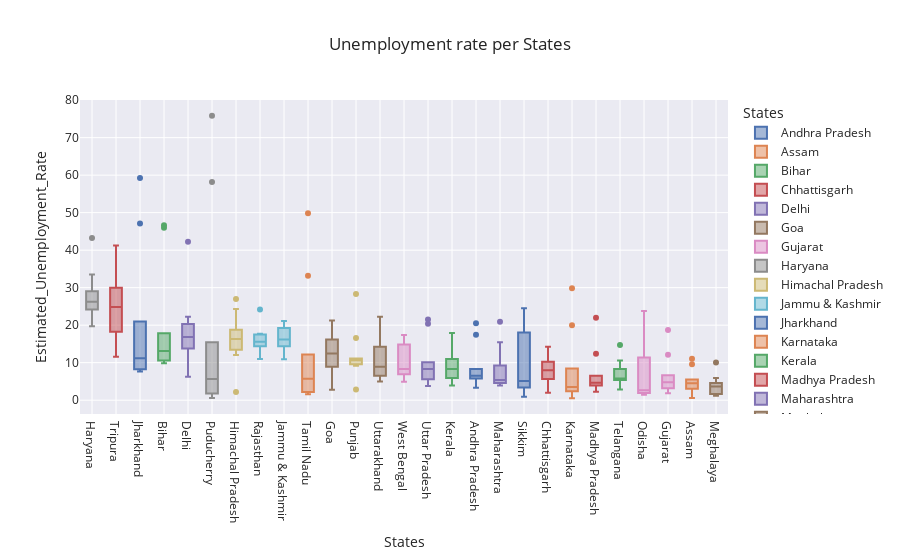

The notebook cell saved with this chart:
### Code cell
#Boxplot of Unemployment rate per States
fig = px.box(df1, x='States', y='Estimated_Unemployment_Rate', color='States', title='Unemployment rate per States', template='seaborn')

# Updating the x-axis category order to be in descending total
fig.update_layout(xaxis={'categoryorder': 'total descending'})
fig.show()

### Figure 1 — Plotly figure (JSON) as saved in the notebook; plotly's stock layout.template omitted (floating-point values rounded to 4 significant figures)
{"data": [{"alignmentgroup": "True", "hovertemplate": "States=%{x}<br>Estimated_Unemployment_Rate=%{y}<extra></extra>", "legendgroup": "Andhra Pradesh", "marker": {"color": "rgb(76,114,176)"}, "name": "Andhra Pradesh", "notched": false, "offsetgroup": "Andhra Pradesh", "orientation": "v", "showlegend": true, "type": "box", "x": ["Andhra Pradesh", "Andhra Pradesh", "Andhra Pradesh", "Andhra Pradesh", "Andhra Pradesh", "Andhra Pradesh", "Andhra Pradesh", "Andhra Pradesh", "Andhra Pradesh", "Andhra Pradesh"], "x0": " ", "xaxis": "x", "y": [5.48, 5.83, 5.79, 20.51, 17.43, 3.31, 8.34, 6.96, 6.4, 6.59], "y0": " ", "yaxis": "y"}, {"alignmentgroup": "True", "hovertemplate": "States=%{x}<br>Estimated_Unemployment_Rate=%{y}<extra></extra>", "legendgroup": "Assam", "marker": {"color": "rgb(221,132,82)"}, "name": "Assam", "notched": false, "offsetgroup": "Assam", "orientation": "v", "showlegend": true, "type": "box", "x": ["Assam", "Assam", "Assam", "Assam", "Assam", "Assam", "Assam", "Assam", "Assam", "Assam"], "x0": " ", "xaxis": "x", "y": [4.66, 4.41, 4.77, 11.06, 9.55, 0.6, 3.77, 5.53, 1.19, 3.02], "y0": " ", "yaxis": "y"}, {"alignmentgroup": "True", "hovertemplate": "States=%{x}<br>Estimated_Unemployment_Rate=%{y}<extra></extra>", "legendgroup": "Bihar", "marker": {"color": "rgb(85,168,104)"}, "name": "Bihar", "notched": false, "offsetgroup": "Bihar", "orientation": "v", "showlegend": true, "type": "box", "x": ["Bihar", "Bihar", "Bihar", "Bihar", "Bihar", "Bihar", "Bihar", "Bihar", "Bihar", "Bihar"], "x0": " ", "xaxis": "x", "y": [10.61, 10.29, 15.43, 46.64, 45.96, 17.82, 12.79, 13.44, 11.91, 9.82], "y0": " ", "yaxis": "y"}, {"alignmentgroup": "True", "hovertemplate": "States=%{x}<br>Estimated_Unemployment_Rate=%{y}<extra></extra>", "legendgroup": "Chhattisgarh", "marker": {"color": "rgb(196,78,82)"}, "name": "Chhattisgarh", "notched": false, "offsetgroup": "Chhattisgarh", "orientation": "v", "showlegend": true, "type": "box", "x": ["Chhattisgarh", "Chhattisgarh", "Chhattisgarh", "Chhattisgarh", "Chhattisgarh", "Chhattisgarh", "Chhattisgarh", "Chhattisgarh", "Chhattisgarh", "Chhattisgarh"], "x0": " ", "xaxis": "x", "y": [9.65, 8.38, 7.54, 3.41, 10.5, 14.23, 10.27, 5.63, 1.96, 6.62], "y0": " ", "yaxis": "y"}, {"alignmentgroup": "True", "hovertemplate": "States=%{x}<br>Estimated_Unemployment_Rate=%{y}<extra></extra>", "legendgroup": "Delhi", "marker": {"color": "rgb(129,114,179)"}, "name": "Delhi", "notched": false, "offsetgroup": "Delhi", "orientation": "v", "showlegend": true, "type": "box", "x": ["Delhi", "Delhi", "Delhi", "Delhi", "Delhi", "Delhi", "Delhi", "Delhi", "Delhi", "Delhi"], "x0": " ", "xaxis": "x", "y": [22.23, 14.84, 17.04, 16.68, 42.27, 18.19, 20.3, 13.79, 12.53, 6.27], "y0": " ", "yaxis": "y"}, {"alignmentgroup": "True", "hovertemplate": "States=%{x}<br>Estimated_Unemployment_Rate=%{y}<extra></extra>", "legendgroup": "Goa", "marker": {"color": "rgb(147,120,96)"}, "name": "Goa", "notched": false, "offsetgroup": "Goa", "orientation": "v", "showlegend": true, "type": "box", "x": ["Goa", "Goa", "Goa", "Goa", "Goa", "Goa", "Goa", "Goa", "Goa", "Goa"], "x0": " ", "xaxis": "x", "y": [8.89, 2.81, 5.25, 13.31, 21.25, 9.96, 17.07, 16.21, 15.38, 11.54], "y0": " ", "yaxis": "y"}, {"alignmentgroup": "True", "hovertemplate": "States=%{x}<br>Estimated_Unemployment_Rate=%{y}<extra></extra>", "legendgroup": "Gujarat", "marker": {"color": "rgb(218,139,195)"}, "name": "Gujarat", "notched": false, "offsetgroup": "Gujarat", "orientation": "v", "showlegend": true, "type": "box", "x": ["Gujarat", "Gujarat", "Gujarat", "Gujarat", "Gujarat", "Gujarat", "Gujarat", "Gujarat", "Gujarat", "Gujarat"], "x0": " ", "xaxis": "x", "y": [5.54, 6.38, 6.66, 18.71, 12.11, 3.2, 1.84, 1.87, 3.42, 4.03], "y0": " ", "yaxis": "y"}, {"alignmentgroup": "True", "hovertemplate": "States=%{x}<br>Estimated_Unemployment_Rate=%{y}<extra></extra>", "legendgroup": "Haryana", "marker": {"color": "rgb(140,140,140)"}, "name": "Haryana", "notched": false, "offsetgroup": "Haryana", "orientation": "v", "showlegend": true, "type": "box", "x": ["Haryana", "Haryana", "Haryana", "Haryana", "Haryana", "Haryana", "Haryana", "Haryana", "Haryana", "Haryana"], "x0": " ", "xaxis": "x", "y": [20.34, 25.77, 25.05, 43.22, 29.02, 26.7, 24.18, 33.5, 19.68, 27.31], "y0": " ", "yaxis": "y"}, {"alignmentgroup": "True", "hovertemplate": "States=%{x}<br>Estimated_Unemployment_Rate=%{y}<extra></extra>", "legendgroup": "Himachal Pradesh", "marker": {"color": "rgb(204,185,116)"}, "name": "Himachal Pradesh", "notched": false, "offsetgroup": "Himachal Pradesh", "orientation": "v", "showlegend": true, "type": "box", "x": ["Himachal Pradesh", "Himachal Pradesh", "Himachal Pradesh", "Himachal Pradesh", "Himachal Pradesh", "Himachal Pradesh", "Himachal Pradesh", "Himachal Pradesh", "Himachal Pradesh", "Himachal Pradesh"], "x0": " ", "xaxis": "x", "y": [16.83, 16.84, 18.76, 2.2, 26.95, 13.47, 24.31, 15.79, 12.04, 13.46], "y0": " ", "yaxis": "y"}, {"alignmentgroup": "True", "hovertemplate": "States=%{x}<br>Estimated_Unemployment_Rate=%{y}<extra></extra>", "legendgroup": "Jammu & Kashmir", "marker": {"color": "rgb(100,181,205)"}, "name": "Jammu & Kashmir", "notched": false, "offsetgroup": "Jammu & Kashmir", "orientation": "v", "showlegend": true, "type": "box", "x": ["Jammu & Kashmir", "Jammu & Kashmir", "Jammu & Kashmir", "Jammu & Kashmir", "Jammu & Kashmir", "Jammu & Kashmir", "Jammu & Kashmir", "Jammu & Kashmir", "Jammu & Kashmir"], "x0": " ", "xaxis": "x", "y": [21.08, 20.78, 15.5, 18.74, 17.92, 10.88, 11.09, 16.17, 16.14], "y0": " ", "yaxis": "y"}, {"alignmentgroup": "True", "hovertemplate": "States=%{x}<br>Estimated_Unemployment_Rate=%{y}<extra></extra>", "legendgroup": "Jharkhand", "marker": {"color": "rgb(76,114,176)"}, "name": "Jharkhand", "notched": false, "offsetgroup": "Jharkhand", "orientation": "v", "showlegend": true, "type": "box", "x": ["Jharkhand", "Jharkhand", "Jharkhand", "Jharkhand", "Jharkhand", "Jharkhand", "Jharkhand", "Jharkhand", "Jharkhand", "Jharkhand"], "x0": " ", "xaxis": "x", "y": [10.61, 11.85, 8.23, 47.09, 59.23, 20.95, 7.63, 9.76, 8.24, 11.8], "y0": " ", "yaxis": "y"}, {"alignmentgroup": "True", "hovertemplate": "States=%{x}<br>Estimated_Unemployment_Rate=%{y}<extra></extra>", "legendgroup": "Karnataka", "marker": {"color": "rgb(221,132,82)"}, "name": "Karnataka", "notched": false, "offsetgroup": "Karnataka", "orientation": "v", "showlegend": true, "type": "box", "x": ["Karnataka", "Karnataka", "Karnataka", "Karnataka", "Karnataka", "Karnataka", "Karnataka", "Karnataka", "Karnataka", "Karnataka"], "x0": " ", "xaxis": "x", "y": [2.86, 3.61, 3.46, 29.84, 19.97, 8.44, 4.01, 0.5, 2.41, 1.58], "y0": " ", "yaxis": "y"}, {"alignmentgroup": "True", "hovertemplate": "States=%{x}<br>Estimated_Unemployment_Rate=%{y}<extra></extra>", "legendgroup": "Kerala", "marker": {"color": "rgb(85,168,104)"}, "name": "Kerala", "notched": false, "offsetgroup": "Kerala", "orientation": "v", "showlegend": true, "type": "box", "x": ["Kerala", "Kerala", "Kerala", "Kerala", "Kerala", "Kerala", "Kerala", "Kerala", "Kerala", "Kerala"], "x0": " ", "xaxis": "x", "y": [5.31, 7.6, 8.99, 16.99, 17.88, 9.71, 7.09, 10.98, 5.91, 3.88], "y0": " ", "yaxis": "y"}, {"alignmentgroup": "True", "hovertemplate": "States=%{x}<br>Estimated_Unemployment_Rate=%{y}<extra></extra>", "legendgroup": "Madhya Pradesh", "marker": {"color": "rgb(196,78,82)"}, "name": "Madhya Pradesh", "notched": false, "offsetgroup": "Madhya Pradesh", "orientation": "v", "showlegend": true, "type": "box", "x": ["Madhya Pradesh", "Madhya Pradesh", "Madhya Pradesh", "Madhya Pradesh", "Madhya Pradesh", "Madhya Pradesh", "Madhya Pradesh", "Madhya Pradesh", "Madhya Pradesh", "Madhya Pradesh"], "x0": " ", "xaxis": "x", "y": [4.11, 4.57, 2.22, 12.36, 21.98, 6.48, 5.08, 4.7, 3.91, 3.13], "y0": " ", "yaxis": "y"}, {"alignmentgroup": "True", "hovertemplate": "States=%{x}<br>Estimated_Unemployment_Rate=%{y}<extra></extra>", "legendgroup": "Maharashtra", "marker": {"color": "rgb(129,114,179)"}, "name": "Maharashtra", "notched": false, "offsetgroup": "Maharashtra", "orientation": "v", "showlegend": true, "type": "box", "x": ["Maharashtra", "Maharashtra", "Maharashtra", "Maharashtra", "Maharashtra", "Maharashtra", "Maharashtra", "Maharashtra", "Maharashtra", "Maharashtra"], "x0": " ", "xaxis": "x", "y": [4.95, 4.69, 5.79, 20.9, 15.46, 9.23, 3.89, 6.23, 4.55, 4.1], "y0": " ", "yaxis": "y"}, {"alignmentgroup": "True", "hovertemplate": "States=%{x}<br>Estimated_Unemployment_Rate=%{y}<extra></extra>", "legendgroup": "Meghalaya", "marker": {"color": "rgb(147,120,96)"}, "name": "Meghalaya", "notched": false, "offsetgroup": "Meghalaya", "orientation": "v", "showlegend": true, "type": "box", "x": ["Meghalaya", "Meghalaya", "Meghalaya", "Meghalaya", "Meghalaya", "Meghalaya", "Meghalaya", "Meghalaya", "Meghalaya", "Meghalaya"], "x0": " ", "xaxis": "x", "y": [1.66, 3.59, 1.58, 10.03, 5.92, 1.15, 2.1, 3.74, 4.29, 4.6], "y0": " ", "yaxis": "y"}, {"alignmentgroup": "True", "hovertemplate": "States=%{x}<br>Estimated_Unemployment_Rate=%{y}<extra></extra>", "legendgroup": "Odisha", "marker": {"color": "rgb(218,139,195)"}, "name": "Odisha", "notched": false, "offsetgroup": "Odisha", "orientation": "v", "showlegend": true, "type": "box", "x": ["Odisha", "Odisha", "Odisha", "Odisha", "Odisha", "Odisha", "Odisha", "Odisha", "Odisha", "Odisha"], "x0": " ", "xaxis": "x", "y": [1.9, 3.12, 13.08, 23.76, 11.41, 3.77, 1.88, 1.42, 2.1, 2.18], "y0": " ", "yaxis": "y"}, {"alignmentgroup": "True", "hovertemplate": "States=%{x}<br>Estimated_Unemployment_Rate=%{y}<extra></extra>", "legendgroup": "Puducherry", "marker": {"color": "rgb(140,140,140)"}, "name": "Puducherry", "notched": false, "offsetgroup": "Puducherry", "orientation": "v", "showlegend": true, "type": "box", "x": ["Puducherry", "Puducherry", "Puducherry", "Puducherry", "Puducherry", "Puducherry", "Puducherry", "Puducherry", "Puducherry", "Puducherry"], "x0": " ", "xaxis": "x", "y": [0.58, 1.76, 1.2, 75.85, 58.19, 4.24, 15.47, 5.05, 10.9, 6.18], "y0": " ", "yaxis": "y"}, {"alignmentgroup": "True", "hovertemplate": "States=%{x}<br>Estimated_Unemployment_Rate=%{y}<extra></extra>", "legendgroup": "Punjab", "marker": {"color": "rgb(204,185,116)"}, "name": "Punjab", "notched": false, "offsetgroup": "Punjab", "orientation": "v", "showlegend": true, "type": "box", "x": ["Punjab", "Punjab", "Punjab", "Punjab", "Punjab", "Punjab", "Punjab", "Punjab", "Punjab", "Punjab"], "x0": " ", "xaxis": "x", "y": [11.11, 10.97, 10.32, 2.86, 28.33, 16.55, 9.19, 10.99, 9.61, 9.88], "y0": " ", "yaxis": "y"}, {"alignmentgroup": "True", "hovertemplate": "States=%{x}<br>Estimated_Unemployment_Rate=%{y}<extra></extra>", "legendgroup": "Rajasthan", "marker": {"color": "rgb(100,181,205)"}, "name": "Rajasthan", "notched": false, "offsetgroup": "Rajasthan", "orientation": "v", "showlegend": true, "type": "box", "x": ["Rajasthan", "Rajasthan", "Rajasthan", "Rajasthan", "Rajasthan", "Rajasthan", "Rajasthan", "Rajasthan", "Rajasthan", "Rajasthan"], "x0": " ", "xaxis": "x", "y": [10.97, 15.16, 11.9, 17.7, 15.74, 14.39, 15.81, 17.51, 15.35, 24.15], "y0": " ", "yaxis": "y"}, {"alignmentgroup": "True", "hovertemplate": "States=%{x}<br>Estimated_Unemployment_Rate=%{y}<extra></extra>", "legendgroup": "Sikkim", "marker": {"color": "rgb(76,114,176)"}, "name": "Sikkim", "notched": false, "offsetgroup": "Sikkim", "orientation": "v", "showlegend": true, "type": "box", "x": ["Sikkim", "Sikkim", "Sikkim", "Sikkim", "Sikkim", "Sikkim", "Sikkim", "Sikkim"], "x0": " ", "xaxis": "x", "y": [23.57, 2.28, 24.51, 4.46, 4.45, 12.49, 5.7, 0.88], "y0": " ", "yaxis": "y"}, {"alignmentgroup": "True", "hovertemplate": "States=%{x}<br>Estimated_Unemployment_Rate=%{y}<extra></extra>", "legendgroup": "Tamil Nadu", "marker": {"color": "rgb(221,132,82)"}, "name": "Tamil Nadu", "notched": false, "offsetgroup": "Tamil Nadu", "orientation": "v", "showlegend": true, "type": "box", "x": ["Tamil Nadu", "Tamil Nadu", "Tamil Nadu", "Tamil Nadu", "Tamil Nadu", "Tamil Nadu", "Tamil Nadu", "Tamil Nadu", "Tamil Nadu", "Tamil Nadu"], "x0": " ", "xaxis": "x", "y": [1.57, 2.09, 6.4, 49.83, 33.16, 12.2, 6.81, 2.65, 5, 2.16], "y0": " ", "yaxis": "y"}, {"alignmentgroup": "True", "hovertemplate": "States=%{x}<br>Estimated_Unemployment_Rate=%{y}<extra></extra>", "legendgroup": "Telangana", "marker": {"color": "rgb(85,168,104)"}, "name": "Telangana", "notched": false, "offsetgroup": "Telangana", "orientation": "v", "showlegend": true, "type": "box", "x": ["Telangana", "Telangana", "Telangana", "Telangana", "Telangana", "Telangana", "Telangana", "Telangana", "Telangana", "Telangana"], "x0": " ", "xaxis": "x", "y": [5.49, 8.29, 5.77, 6.25, 14.7, 10.55, 5.36, 5.79, 3.27, 2.86], "y0": " ", "yaxis": "y"}, {"alignmentgroup": "True", "hovertemplate": "States=%{x}<br>Estimated_Unemployment_Rate=%{y}<extra></extra>", "legendgroup": "Tripura", "marker": {"color": "rgb(196,78,82)"}, "name": "Tripura", "notched": false, "offsetgroup": "Tripura", "orientation": "v", "showlegend": true, "type": "box", "x": ["Tripura", "Tripura", "Tripura", "Tripura", "Tripura", "Tripura", "Tripura", "Tripura", "Tripura", "Tripura"], "x0": " ", "xaxis": "x", "y": [32.67, 28.4, 29.95, 41.23, 21.51, 21.71, 18.24, 27.92, 17.35, 11.57], "y0": " ", "yaxis": "y"}, {"alignmentgroup": "True", "hovertemplate": "States=%{x}<br>Estimated_Unemployment_Rate=%{y}<extra></extra>", "legendgroup": "Uttar Pradesh", "marker": {"color": "rgb(129,114,179)"}, "name": "Uttar Pradesh", "notched": false, "offsetgroup": "Uttar Pradesh", "orientation": "v", "showlegend": true, "type": "box", "x": ["Uttar Pradesh", "Uttar Pradesh", "Uttar Pradesh", "Uttar Pradesh", "Uttar Pradesh", "Uttar Pradesh", "Uttar Pradesh", "Uttar Pradesh", "Uttar Pradesh", "Uttar Pradesh"], "x0": " ", "xaxis": "x", "y": [7.58, 8.98, 10.11, 21.54, 20.41, 9.47, 5.56, 5.79, 4.18, 3.75], "y0": " ", "yaxis": "y"}, {"alignmentgroup": "True", "hovertemplate": "States=%{x}<br>Estimated_Unemployment_Rate=%{y}<extra></extra>", "legendgroup": "Uttarakhand", "marker": {"color": "rgb(147,120,96)"}, "name": "Uttarakhand", "notched": false, "offsetgroup": "Uttarakhand", "orientation": "v", "showlegend": true, "type": "box", "x": ["Uttarakhand", "Uttarakhand", "Uttarakhand", "Uttarakhand", "Uttarakhand", "Uttarakhand", "Uttarakhand", "Uttarakhand", "Uttarakhand", "Uttarakhand"], "x0": " ", "xaxis": "x", "y": [5.49, 4.99, 19.85, 6.48, 8.01, 8.61, 12.38, 14.26, 22.26, 9.23], "y0": " ", "yaxis": "y"}, {"alignmentgroup": "True", "hovertemplate": "States=%{x}<br>Estimated_Unemployment_Rate=%{y}<extra></extra>", "legendgroup": "West Bengal", "marker": {"color": "rgb(218,139,195)"}, "name": "West Bengal", "notched": false, "offsetgroup": "West Bengal", "orientation": "v", "showlegend": true, "type": "box", "x": ["West Bengal", "West Bengal", "West Bengal", "West Bengal", "West Bengal", "West Bengal", "West Bengal", "West Bengal", "West Bengal", "West Bengal"], "x0": " ", "xaxis": "x", "y": [6.94, 4.92, 6.92, 17.41, 17.41, 7.29, 6.83, 14.87, 9.35, 9.98], "y0": " ", "yaxis": "y"}], "layout": {"boxmode": "overlay", "legend": {"title": {"text": "States"}, "tracegroupgap": 0}, "title": {"text": "Unemployment rate per States"}, "xaxis": {"anchor": "y", "categoryarray": ["Andhra Pradesh", "Assam", "Bihar", "Chhattisgarh", "Delhi", "Goa", "Gujarat", "Haryana", "Himachal Pradesh", "Jammu & Kashmir", "Jharkhand", "Karnataka", "Kerala", "Madhya Pradesh", "Maharashtra", "Meghalaya", "Odisha", "Puducherry", "Punjab", "Rajasthan", "Sikkim", "Tamil Nadu", "Telangana", "Tripura", "Uttar Pradesh", "Uttarakhand", "West Bengal"], "categoryorder": "total descending", "domain": [0, 1], "title": {"text": "States"}}, "yaxis": {"anchor": "x", "domain": [0, 1], "title": {"text": "Estimated_Unemployment_Rate"}}}}
